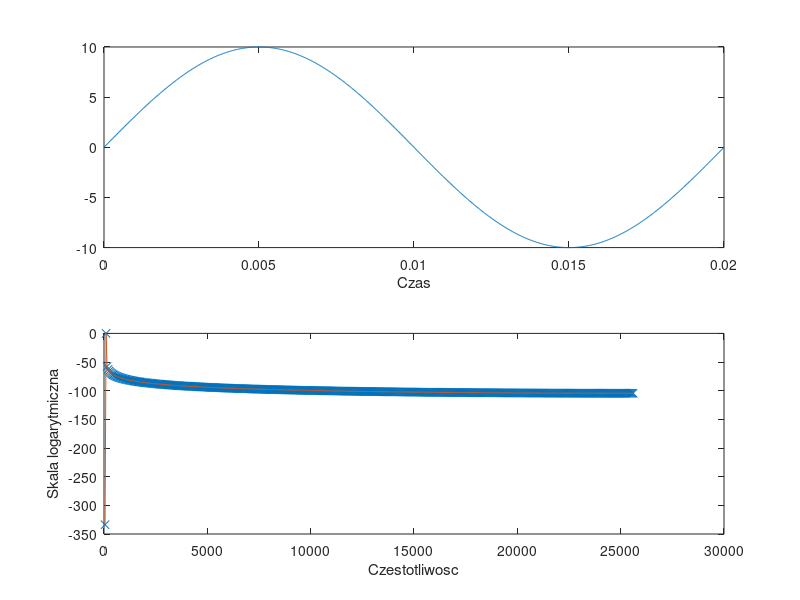

Write MATLAB code to recreate this figure.
%% Czyszczenie okna danych, zmiennych i zamykanie okien
clc; clear all; close all;okno=0.1;


% a=input('Amplituda A= ');
% %a0=input('Skladowa stala ');
% f=input('Czestotliwosc sygnalu ');
% licz_okr=input('Liczba okresow ');
% licz_pr=input('Liczba probek na okres');
a=10;
%a0=input('Skladowa stala ');
f=50;
licz_okr=1;
licz_pr=1024;

%%
t=linspace(0,(1/f),(licz_pr));
a0=0;
for i=1:(licz_okr)
	for j=1:(licz_pr)
		x(licz_pr*(i-1)+j)=a0+a*sin(2*pi*f*(t(j)+1/f*i));
	end
end
y=fft(x);
yabs=abs(y);
subplot(211)
dt=(size(x(:)));
tp=linspace(0,(1/f*licz_okr),dt(1));

%%
plot(tp,x),xlabel('Czas')
ylog=20*log10(yabs/(max(yabs)));
om=1:(licz_pr*licz_okr/2);
subplot(212),plot(om*f/licz_okr,ylog(om),'x')
hold on,plot(om*f/licz_okr,ylog(om)),hold off
xlabel('Czestotliwosc'), ylabel('Skala logarytmiczna')

